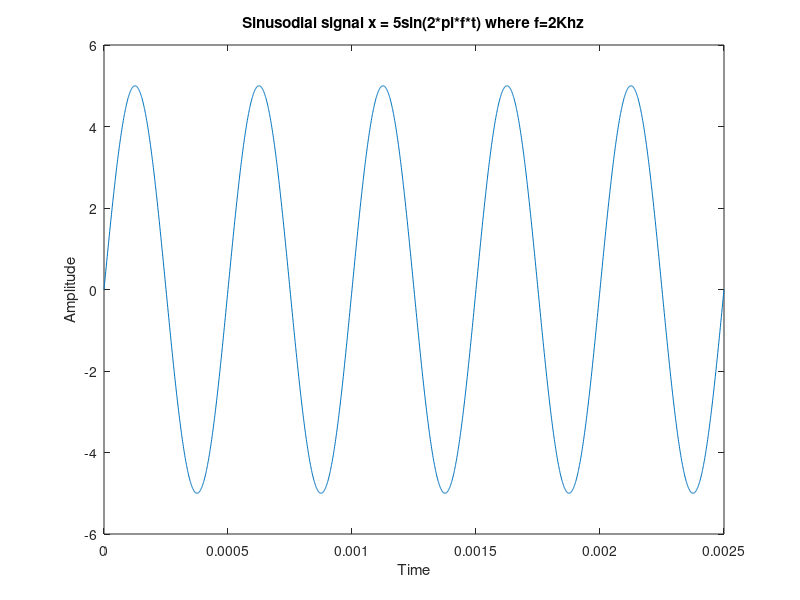
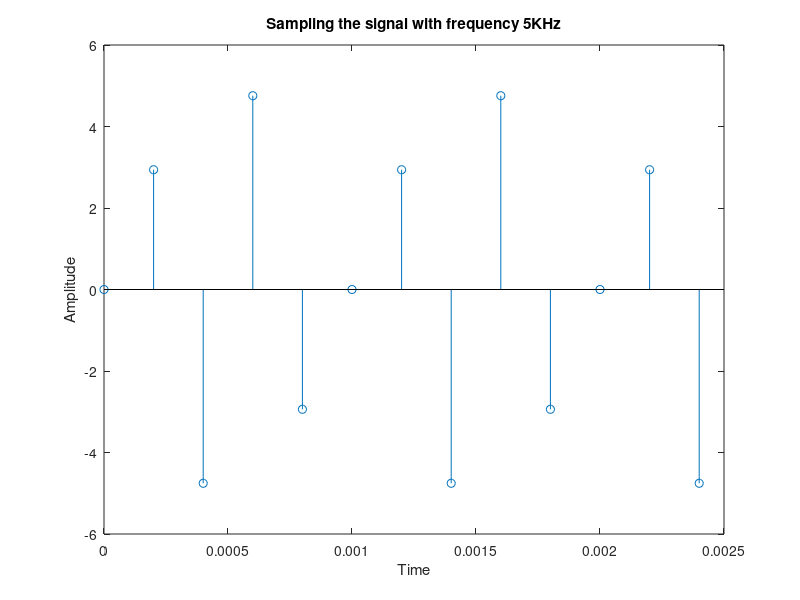
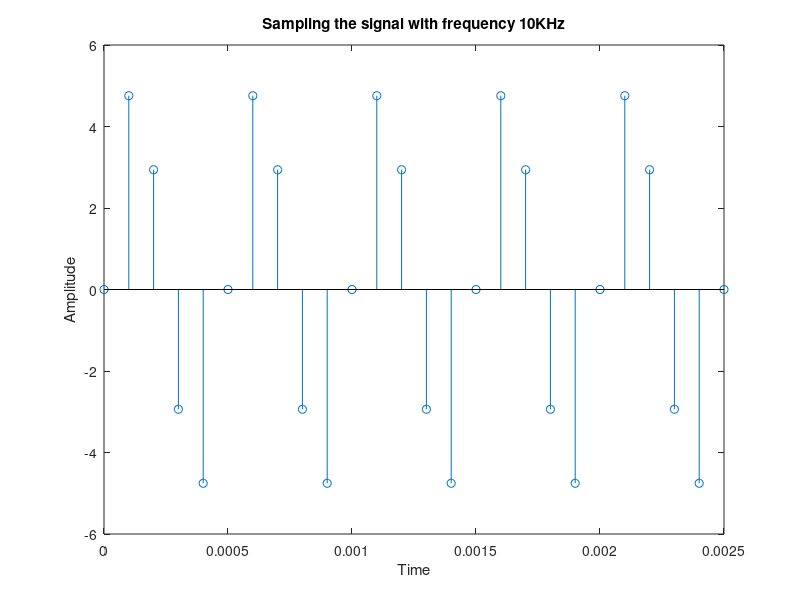
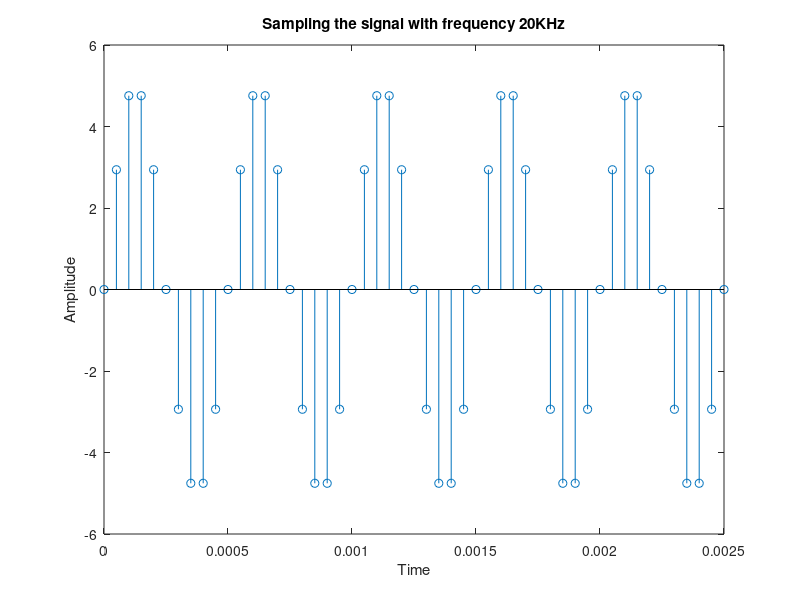

These charts were generated, in order, by the following MATLAB code:
%% Generate the signal x = 5sin(2 pi f t) with 5 cycles, where f = 2 kHz signal
%% and sample the signal with frequency 5 KHz, 10 Khz, 20 KHz.

f = 2000
T = 1/f
cycles = 5

figure(1)
t = [0:0.000001:5*T]
y = 5 * sin(2*pi*f*t)
plot(t,y);
xlabel("Time")
ylabel("Amplitude")
title("Sinusodial signal x = 5sin(2*pi*f*t) where f=2Khz")

figure(2)
fs1 = 5000
Ts1 = 1/fs1
t1 = [0:Ts1:5*T]
y1 = 5 * sin(2*pi*f*t1)
stem(t1,y1);
xlabel("Time")
ylabel("Amplitude")
title("Sampling the signal with frequency 5KHz")

figure(3)
fs2 = 10000
Ts2 = 1/fs2
t2 = [0:Ts2:5*T]
y2 = 5 * sin(2*pi*f*t2)
stem(t2,y2);
xlabel("Time")
ylabel("Amplitude")
title("Sampling the signal with frequency 10KHz")

figure(4)
fs3 = 20000
Ts3 = 1/fs3
t3 = [0:Ts3:5*T]
y3 = 5 * sin(2*pi*f*t3)
stem(t3,y3);
xlabel("Time")
ylabel("Amplitude")
title("Sampling the signal with frequency 20KHz")
